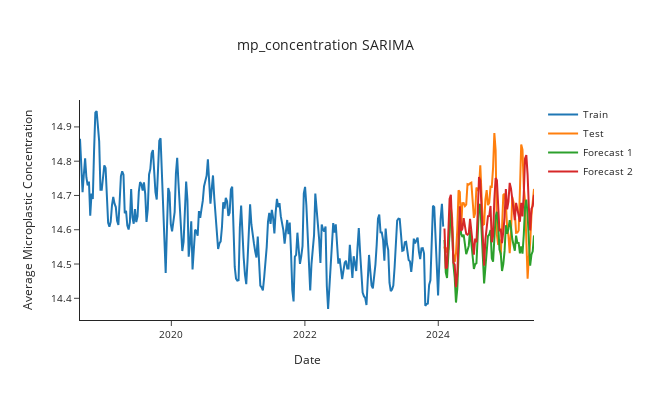

The notebook cell this image was saved under:
### Markdown cell above
### SARIMA

### Code cell
sarima_1 = ARIMA(train.mp_conc_boxcox, order=(10,1,10), seasonal_order=(1,1,1,12)).fit()
boxcox_forecasts_1 = sarima_1.forecast(len(test))
sarima_forecasts_1 = inv_boxcox(boxcox_forecasts_1, lam)

sarima_2 = ARIMA(train.mp_conc_boxcox, order=(10,1,9), seasonal_order=(1,1,1,12)).fit()
boxcox_forecasts_2 = sarima_2.forecast(len(test))
sarima_forecasts_2 = inv_boxcox(boxcox_forecasts_2, lam)
plot_forecasts(sarima_forecasts_1, sarima_forecasts_2, 'mp_concentration SARIMA')
